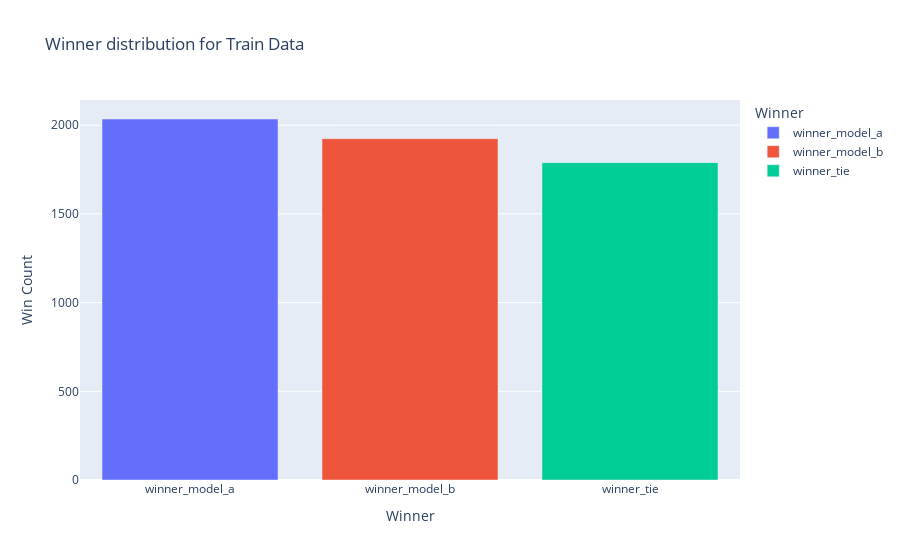

Notebook cell for this chart:
### Code cell
counts = df['class_name'].value_counts().reset_index()
counts.columns = ['Winner', 'Win Count']

fig = px.bar(counts, x='Winner', y='Win Count',
             title='Winner distribution for Train Data',
             labels={'Winner': 'Winner', 'Win Count': 'Win Count'},
             color='Winner', color_continuous_scale='viridis')

fig.update_layout(xaxis_title="Winner", yaxis_title="Win Count")

fig.show()

### Figure 1 — Plotly figure (JSON) as saved in the notebook; plotly's stock layout.template omitted (floating-point values rounded to 4 significant figures)
{"data": [{"hovertemplate": "Winner=%{x}<br>Win Count=%{y}<extra></extra>", "legendgroup": "winner_model_a", "marker": {"color": "#636efa", "pattern": {"shape": ""}}, "name": "winner_model_a", "orientation": "v", "showlegend": true, "textposition": "auto", "type": "bar", "x": ["winner_model_a"], "xaxis": "x", "y": [2035], "yaxis": "y"}, {"hovertemplate": "Winner=%{x}<br>Win Count=%{y}<extra></extra>", "legendgroup": "winner_model_b", "marker": {"color": "#EF553B", "pattern": {"shape": ""}}, "name": "winner_model_b", "orientation": "v", "showlegend": true, "textposition": "auto", "type": "bar", "x": ["winner_model_b"], "xaxis": "x", "y": [1924], "yaxis": "y"}, {"hovertemplate": "Winner=%{x}<br>Win Count=%{y}<extra></extra>", "legendgroup": "winner_tie", "marker": {"color": "#00cc96", "pattern": {"shape": ""}}, "name": "winner_tie", "orientation": "v", "showlegend": true, "textposition": "auto", "type": "bar", "x": ["winner_tie"], "xaxis": "x", "y": [1789], "yaxis": "y"}], "layout": {"barmode": "relative", "legend": {"title": {"text": "Winner"}, "tracegroupgap": 0}, "title": {"text": "Winner distribution for Train Data"}, "xaxis": {"anchor": "y", "categoryarray": ["winner_model_a", "winner_model_b", "winner_tie"], "categoryorder": "array", "domain": [0, 1], "title": {"text": "Winner"}}, "yaxis": {"anchor": "x", "domain": [0, 1], "title": {"text": "Win Count"}}}}
